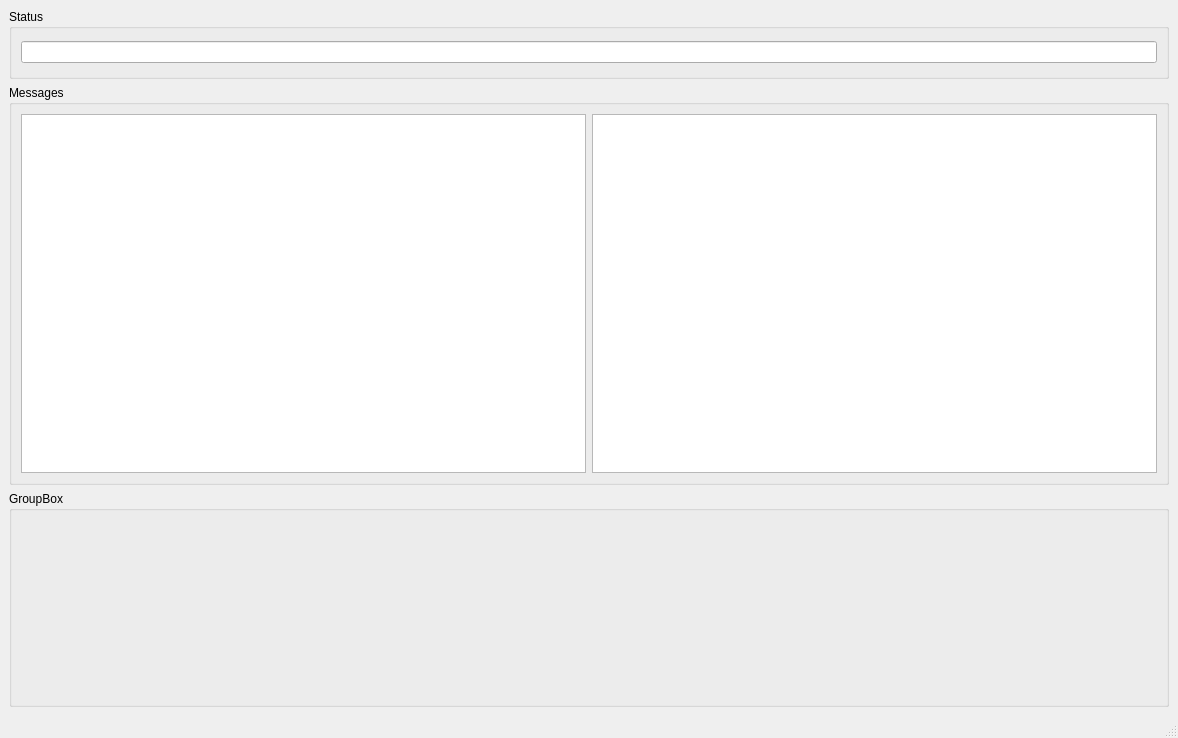
<?xml version="1.0" encoding="UTF-8"?>
<ui version="4.0">
 <class>MainWindow</class>
 <widget class="QMainWindow" name="MainWindow">
  <property name="geometry">
   <rect>
    <x>0</x>
    <y>0</y>
    <width>1178</width>
    <height>738</height>
   </rect>
  </property>
  <property name="windowTitle">
   <string>MainWindow</string>
  </property>
  <widget class="QWidget" name="centralwidget">
   <layout class="QVBoxLayout" name="verticalLayout_4">
    <item>
     <widget class="QGroupBox" name="groupBox_2">
      <property name="maximumSize">
       <size>
        <width>16777215</width>
        <height>70</height>
       </size>
      </property>
      <property name="title">
       <string>Status</string>
      </property>
      <layout class="QHBoxLayout" name="horizontalLayout">
       <item>
        <widget class="QLineEdit" name="lineEdit"/>
       </item>
      </layout>
     </widget>
    </item>
    <item>
     <widget class="QGroupBox" name="groupBox">
      <property name="maximumSize">
       <size>
        <width>16777215</width>
        <height>400</height>
       </size>
      </property>
      <property name="title">
       <string>Messages</string>
      </property>
      <layout class="QVBoxLayout" name="verticalLayout">
       <item>
        <layout class="QHBoxLayout" name="horizontalLayout_2">
         <item>
          <widget class="QTextEdit" name="textEdit"/>
         </item>
         <item>
          <widget class="QTextEdit" name="textEdit_2"/>
         </item>
        </layout>
       </item>
      </layout>
     </widget>
    </item>
    <item>
     <widget class="QGroupBox" name="groupBox_3">
      <property name="title">
       <string>GroupBox</string>
      </property>
      <layout class="QVBoxLayout" name="verticalLayout_3">
       <item>
        <layout class="QVBoxLayout" name="verticalLayout_2"/>
       </item>
      </layout>
     </widget>
    </item>
   </layout>
  </widget>
  <widget class="QMenuBar" name="menubar">
   <property name="geometry">
    <rect>
     <x>0</x>
     <y>0</y>
     <width>1178</width>
     <height>22</height>
    </rect>
   </property>
  </widget>
  <widget class="QStatusBar" name="statusbar"/>
 </widget>
 <resources/>
 <connections/>
</ui>
